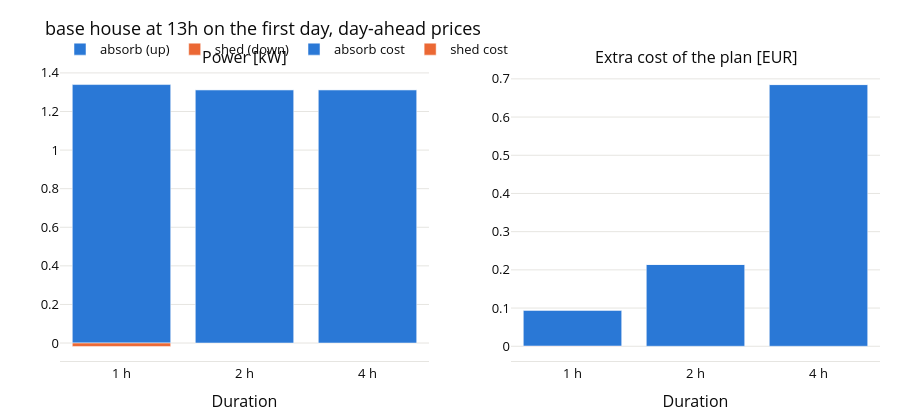
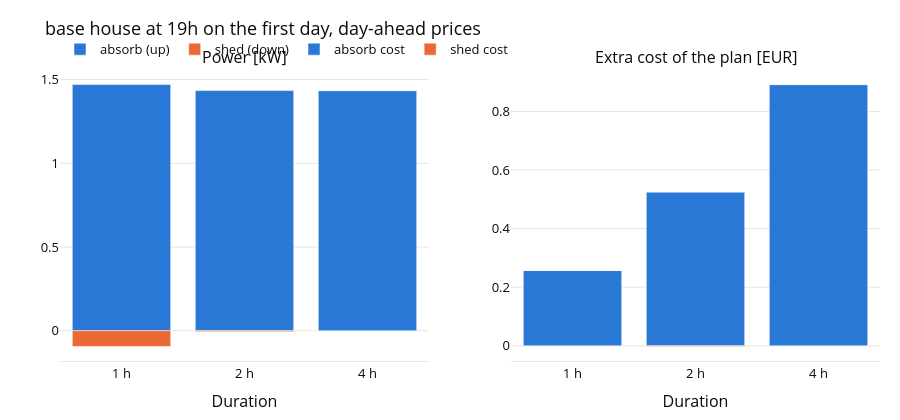

Source (notebook cell) for these figures, in order:
### Markdown cell above
## 4. Flexibility envelope and flexibility function

The **envelope** answers the aggregator's question before any request: from the current state, how much power
can the house shed or absorb for one, two or four hours without leaving the comfort band, and what does that
plan cost against the unconstrained one? It is a sweep of constrained MPC plans (bisection on the cap or floor
of the electricity bought; absorbing is bounded by the full-load power of the heat pump).

### Code cell
for at in study.ENVELOPE_TIMES:
    envelope = study.envelope(at)
    display(envelope.round(3))
    display(plot_envelope(envelope, f"base house at {at} on the first day, day-ahead prices"))

### Figure 1 — Plotly figure (JSON) as saved in the notebook; plotly's stock layout.template omitted (floating-point values rounded to 4 significant figures)
{"data": [{"marker": {"color": "#2a78d6"}, "name": "absorb (up)", "type": "bar", "x": ["1 h", "2 h", "4 h"], "xaxis": "x", "y": [1.34, 1.313, 1.313], "yaxis": "y"}, {"marker": {"color": "#eb6834"}, "name": "shed (down)", "type": "bar", "x": ["1 h", "2 h", "4 h"], "xaxis": "x", "y": [-0.01775, -0.0, -0.0], "yaxis": "y"}, {"marker": {"color": "#2a78d6"}, "name": "absorb cost", "type": "bar", "x": ["1 h", "2 h", "4 h"], "xaxis": "x2", "y": [0.0938, 0.2141, 0.6851], "yaxis": "y2"}, {"marker": {"color": "#eb6834"}, "name": "shed cost", "type": "bar", "x": ["1 h", "2 h", "4 h"], "xaxis": "x2", "y": [-0.0005211, 0.0, 0.0], "yaxis": "y2"}], "layout": {"annotations": [{"font": {"size": 16}, "showarrow": false, "text": "Power [kW]", "x": 0.225, "xanchor": "center", "xref": "paper", "y": 1.0, "yanchor": "bottom", "yref": "paper"}, {"font": {"size": 16}, "showarrow": false, "text": "Extra cost of the plan [EUR]", "x": 0.775, "xanchor": "center", "xref": "paper", "y": 1.0, "yanchor": "bottom", "yref": "paper"}], "barmode": "relative", "font": {"color": "#0b0b0b", "size": 13}, "height": 420, "hovermode": "x unified", "legend": {"orientation": "h", "x": 0, "xanchor": "left", "y": 1.02, "yanchor": "bottom"}, "margin": {"b": 40, "l": 60, "r": 20, "t": 70}, "title": {"text": "base house at 13h on the first day, day-ahead prices"}, "xaxis": {"anchor": "y", "domain": [0.0, 0.45], "linecolor": "#e6e5e1", "showgrid": false, "showline": true, "title": {"text": "Duration"}, "zeroline": false}, "xaxis2": {"anchor": "y2", "domain": [0.55, 1.0], "linecolor": "#e6e5e1", "showgrid": false, "showline": true, "title": {"text": "Duration"}, "zeroline": false}, "yaxis": {"anchor": "x", "domain": [0.0, 1.0], "gridcolor": "#e6e5e1", "zeroline": false}, "yaxis2": {"anchor": "x2", "domain": [0.0, 1.0], "gridcolor": "#e6e5e1", "zeroline": false}}}

### Figure 2 — Plotly figure (JSON) as saved in the notebook; plotly's stock layout.template omitted (floating-point values rounded to 4 significant figures)
{"data": [{"marker": {"color": "#2a78d6"}, "name": "absorb (up)", "type": "bar", "x": ["1 h", "2 h", "4 h"], "xaxis": "x", "y": [1.47, 1.434, 1.434], "yaxis": "y"}, {"marker": {"color": "#eb6834"}, "name": "shed (down)", "type": "bar", "x": ["1 h", "2 h", "4 h"], "xaxis": "x", "y": [-0.09382, -0.005567, -0.0], "yaxis": "y"}, {"marker": {"color": "#2a78d6"}, "name": "absorb cost", "type": "bar", "x": ["1 h", "2 h", "4 h"], "xaxis": "x2", "y": [0.257, 0.5246, 0.8917], "yaxis": "y2"}, {"marker": {"color": "#eb6834"}, "name": "shed cost", "type": "bar", "x": ["1 h", "2 h", "4 h"], "xaxis": "x2", "y": [0.0001736, -0.002096, 0.0], "yaxis": "y2"}], "layout": {"annotations": [{"font": {"size": 16}, "showarrow": false, "text": "Power [kW]", "x": 0.225, "xanchor": "center", "xref": "paper", "y": 1.0, "yanchor": "bottom", "yref": "paper"}, {"font": {"size": 16}, "showarrow": false, "text": "Extra cost of the plan [EUR]", "x": 0.775, "xanchor": "center", "xref": "paper", "y": 1.0, "yanchor": "bottom", "yref": "paper"}], "barmode": "relative", "font": {"color": "#0b0b0b", "size": 13}, "height": 420, "hovermode": "x unified", "legend": {"orientation": "h", "x": 0, "xanchor": "left", "y": 1.02, "yanchor": "bottom"}, "margin": {"b": 40, "l": 60, "r": 20, "t": 70}, "title": {"text": "base house at 19h on the first day, day-ahead prices"}, "xaxis": {"anchor": "y", "domain": [0.0, 0.45], "linecolor": "#e6e5e1", "showgrid": false, "showline": true, "title": {"text": "Duration"}, "zeroline": false}, "xaxis2": {"anchor": "y2", "domain": [0.55, 1.0], "linecolor": "#e6e5e1", "showgrid": false, "showline": true, "title": {"text": "Duration"}, "zeroline": false}, "yaxis": {"anchor": "x", "domain": [0.0, 1.0], "gridcolor": "#e6e5e1", "zeroline": false}, "yaxis2": {"anchor": "x2", "domain": [0.0, 1.0], "gridcolor": "#e6e5e1", "zeroline": false}}}
